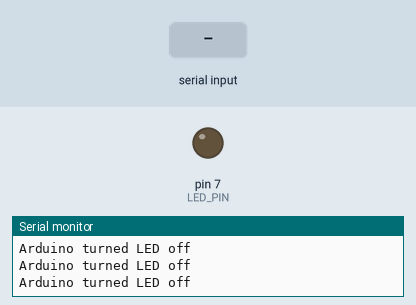
This sketch was run on a simulated Arduino Uno, built with avr-gcc and run on an emulated ATmega328P. On the bench: output pins drawn as LEDs (lit = HIGH), the last lines printed to the serial monitor. Inputs (shaded band) come from the test bench.

Above: at 1.2 s.
1.3 s: "1\n" received over Serial
At 2.9 s:
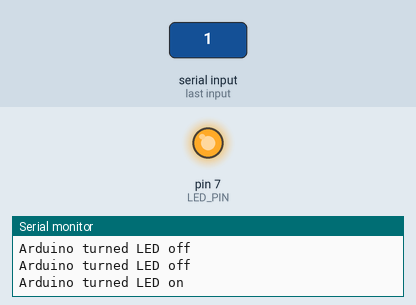
4.0 s: "0\n" received over Serial
At 5.4 s:
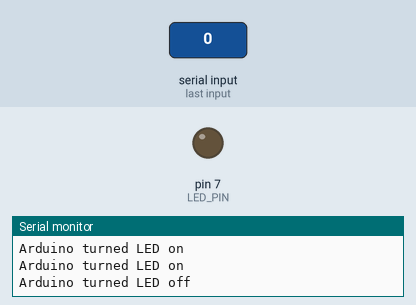
Timing chart, 0 to 7.0 s (numbered marks = the images above; inputs shaded):
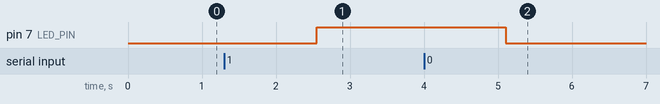

The sketch:

Serial_with_RPi.ino
```cpp
int LED_PIN = 7;
int serialInput;

void setup() {
  Serial.begin(9600);
  pinMode(LED_PIN, OUTPUT);
}

void loop() {
  serialInput = readSerial();
  if(serialInput != ""){
    sendToggle(serialInput);
  }
  delay(500);
}

int readSerial(){
//  serialInput = 0;
  if(Serial.available()){
    delay(50);
    while (Serial.available() > 0){
      serialInput = Serial.readString().toInt();
    }
    Serial.flush();
  }
//  Serial.println(serialInput);
  return serialInput;
}

void sendToggle(int serialInput){
//  Serial.print("Input in sendToggle : ") ;
//  Serial.println(serialInput);
  if(serialInput == 1){
    digitalWrite(LED_PIN, HIGH);
    Serial.println("Arduino turned LED on");
  }else if(serialInput == 0){
    Serial.println("Arduino turned LED off");
    digitalWrite(LED_PIN, LOW);
  }
//  else{
//    Serial.print("Something went wrong in comunication");
//  }
}
```

Measured:
- after the input at 1.3 s, pin 7 (LED_PIN): LOW → HIGH after 1.3 s
- after the input at 4.0 s, pin 7 (LED_PIN): HIGH → LOW after 1.1 s
